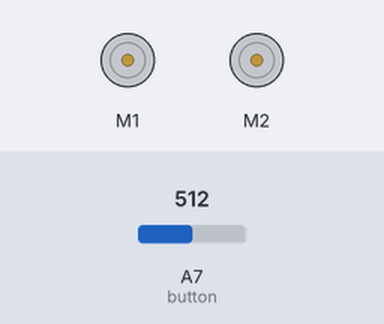
The sketch below on a simulated Arduino Nano, built with avr-gcc and run on an emulated ATmega328P. On the bench: 2 × DC motor (green arrow = forward, orange = backward, longer = faster). Inputs (shaded band) come from the test bench; at power-on: A7 (button) = 512.

Above: at 0.8 s.
0.9 s: A7 (button) set to 12
3.1 s: A7 (button) set to 9
At 4.6 s:
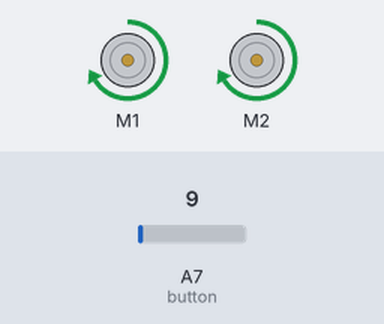
Timing chart, 0 to 6.1 s (numbered marks = the images above; inputs shaded):
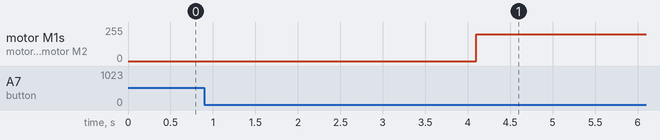

The sketch:

edgeb0t.ino
```cpp
/*
    LineFollower Program
    Colin Mettler
*/

#include <Arduino.h>
#include <Wire.h>
#include <SoftwareSerial.h>
#include <MeMCore.h>

MeDCMotor motor_9(9); // Motor Pin
MeDCMotor motor_10(10); // Motor Pin

void move(int direction, int speed) {
  int leftSpeed = 0;
  int rightSpeed = 0;
  if (direction == 0) { // line sensor reads 0, move forward
    leftSpeed = -speed;
    rightSpeed = speed;
  } else if (direction == 1) { // line sensor reads 1, turn left
    leftSpeed = -speed;
    rightSpeed = speed;
  } else if (direction == 2) { // line sensor reads 2, turn right
    leftSpeed = speed;
    rightSpeed = speed;
  } else if (direction == 3) { // line sensor reads 3, move backward
    leftSpeed = speed;
    rightSpeed = -speed;
  }
  motor_9.run((9) == M1 ? -(leftSpeed) : (leftSpeed));
  motor_10.run((10) == M1 ? -(rightSpeed) : (rightSpeed));
}

double angle_rad = PI / 180.0;
double angle_deg = 180.0 / PI;
MeUltrasonicSensor ultrasonic_3(3); // Define ultrasonic sensor for use
MeRGBLed rgbled_7(7, 7==7?2:4); // Define on board LED strip for use
MeLineFollower linefollower_2(2); // Define linefollower sensor for use

void setup() {
  pinMode(A7, INPUT);
  while (!((0 ^ (analogRead(A7) > 10 ? 0 : 1)))) // wait until onboard button is pressed to start program
  {
    _loop();
  }
  _delay(1); // delay for 1 second
}

void loop() {
  move(linefollower_2.readSensors(), 200); // get direction from sensor reading, passed to move() function, at speed
  _loop();
}

void _delay(float seconds) {
  long endTime = millis() + seconds * 1000;
  while (millis() < endTime) _loop();
}

void _loop() {
}
```

Measured:
- the behaviour switches between 11 and 10 on A7 (button) (found by bisection; images 0 and 1)
- after the input at 0.9 s, every drawn part: stays the same
- after the input at 3.1 s, motor M1, motor M2: stopped → forward 200/255 after 1.0 s
